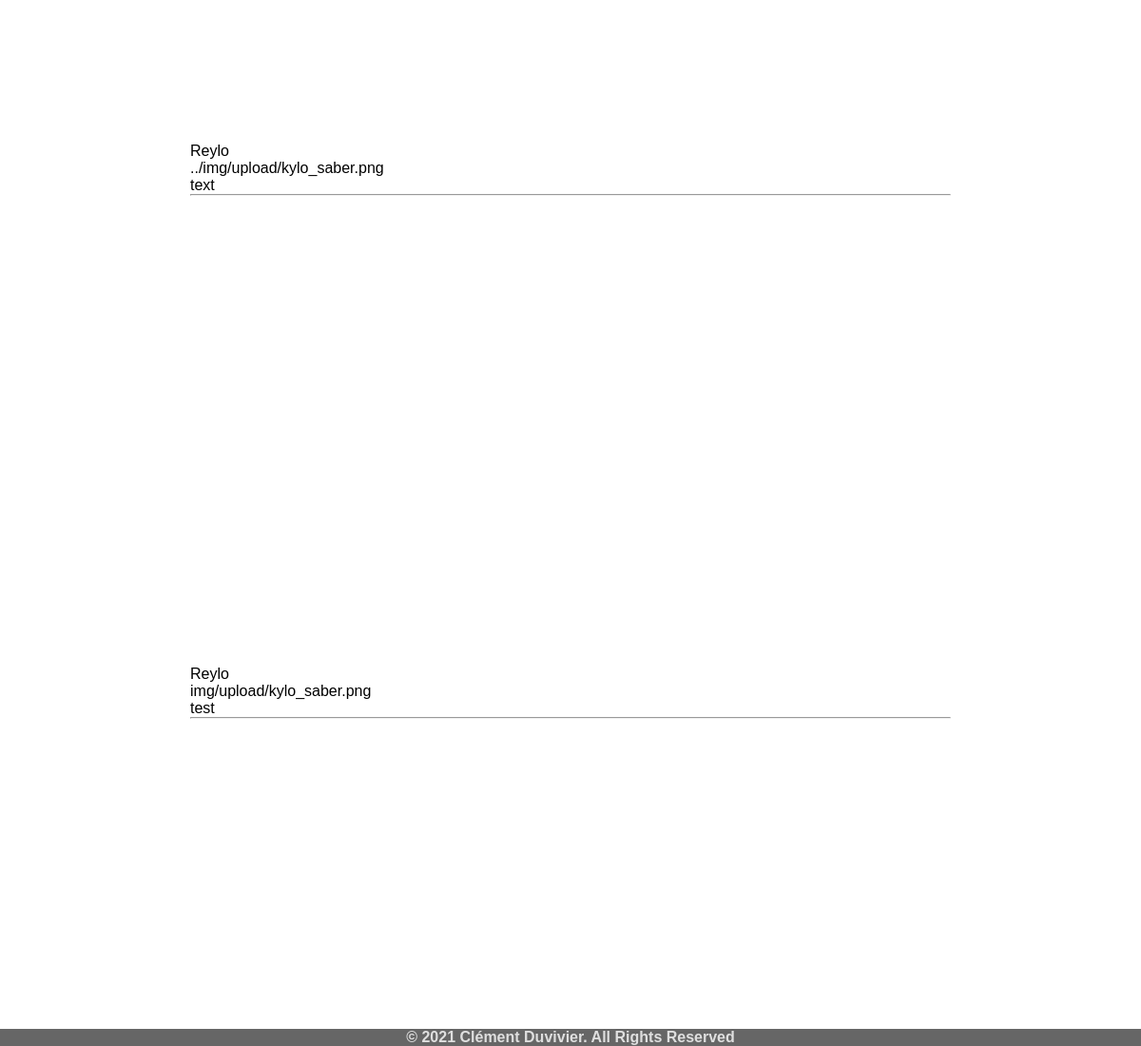
Screenshot of /blog.php with the database file from the repository.
### tables this page shows
CREATE TABLE `articles` (
  `id` int(11) UNSIGNED NOT NULL,
  `title` varchar(30) DEFAULT NULL,
  `img` varchar(100) DEFAULT NULL,
  `txt` varchar(255) DEFAULT NULL
);

### blog.php (the view, shortened to what this page needs)
<?php
    include('bdd-connect/connect.php');
    include('components/menu.php');
?>
<?php
    $show = $bdd->prepare("SELECT * FROM articles ORDER BY id DESC");
    $show->execute();
    $articleList = $show->fetchAll(PDO::FETCH_ASSOC);
?>
<!DOCTYPE html>
<html lang="en">
<head>
    <link rel="stylesheet" href="style/style.css">
</head>
<body>
    <?php foreach ($articleList as $l) { ?>
            <div class="article">
                <p><?= $l['title']?></p>
                <p><?= $l['img']?></p>
                <p><?= $l['txt']?></p>
                <hr>
            </div>
        <?php } ?>
    <?php
        include('components/footer.php');
    ?>
</body>
</html>

### style/style.css (style rules this page uses)
* { margin: 0; padding: 0; box-sizing: border-box; }
:root { --main-darkmode-color: rgba(45, 85, 160, 0.952); --main-dark-background-color: black; --main-lightmode-background-color: rgb(236, 236, 236, 0.9); --main-text-color:black; --main-starwars-color:rgba(233, 233, 10, 0.952); }
body { background-image: url("../img/Background.jpg"); background-attachment: fixed; background-size: cover; background-repeat: no-repeat; font-family: Arial, Helvetica, sans-serif; }
.signup, .login, .blog, .profile, .admin, .article { margin: 150px auto 0 auto; width: 800px; height: 400px; border-radius: 15px; gap: 50px; }

### rows the page displays
articles: title "Reylo", img "../img/upload/kylo_saber.png", txt "text"
articles: title "Reylo", img "img/upload/kylo_saber.png", txt "test"
